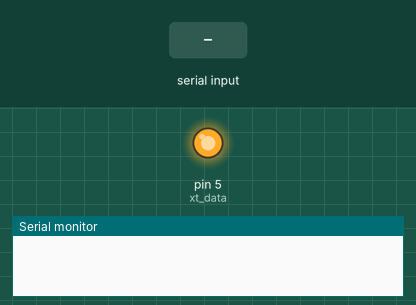
Bench run of a sketch on a simulated Arduino Uno, built with avr-gcc and run on an emulated ATmega328P. On the bench: output pins drawn as LEDs (lit = HIGH), the last lines printed to the serial monitor. The test bench sets the inputs (shaded band). Pins used as bus, display or sensor lines are not drawn.

Above: at 1.2 s.
1.3 s: "1\n" received over Serial
At 2.1 s:
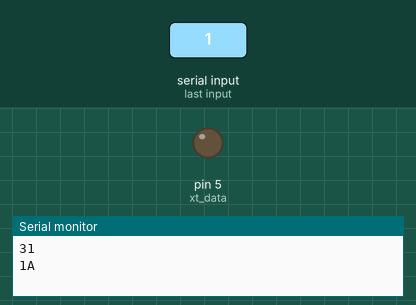
2.8 s: byte 127 (0x7F) received over Serial
4.3 s: "0\n" received over Serial
Timing chart, 0 to 7.3 s (numbered marks = the images above; inputs shaded):
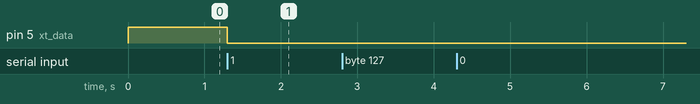

The sketch:

dim-keyboard-com-pcxt-ps2.ino
```cpp
#define xt_clk 2
#define xt_data 5

#define GROUP1_CNT 85
#define BREAK_GRP1 0xF0
#define MAKE_GRP2 0xE0
#define DEBUG

bool shift_pressed = false;

byte got_data = 0;
unsigned char value = 0;

struct ps2_struct_group {
  unsigned char character;
  unsigned char make;
  unsigned is_char;
  unsigned char xt_make;
  bool shifted;
};

typedef struct ps2_struct_group ps2_group1_type;
typedef struct ps2_struct_group ps2_group2_type;

// Add shift modifier make/break codes
#define SHIFT_MAKE 0x12
#define SHIFT_BREAK 0xF0

ps2_group1_type ps2_group1[] = {
  // Lowercase letters
  {'a', 0x1C, 1, 0x1E, false}, {'b', 0x32, 1, 0x30, false}, {'c', 0x21, 1, 0x2E, false},
  {'d', 0x23, 1, 0x20, false}, {'e', 0x24, 1, 0x12, false}, {'f', 0x2B, 1, 0x21, false},
  {'g', 0x34, 1, 0x22, false}, {'h', 0x33, 1, 0x23, false}, {'i', 0x43, 1, 0x17, false},
  {'j', 0x3B, 1, 0x24, false}, {'k', 0x42, 1, 0x25, false}, {'l', 0x4B, 1, 0x26, false},
  {'m', 0x3A, 1, 0x32, false}, {'n', 0x31, 1, 0x31, false}, {'o', 0x44, 1, 0x18, false},
  {'p', 0x4D, 1, 0x19, false}, {'q', 0x15, 1, 0x10, false}, {'r', 0x2D, 1, 0x13, false},
  {'s', 0x1B, 1, 0x1F, false}, {'t', 0x2C, 1, 0x14, false}, {'u', 0x3C, 1, 0x16, false},
  {'v', 0x2A, 1, 0x2F, false}, {'w', 0x1D, 1, 0x11, false}, {'x', 0x22, 1, 0x2D, false},
  {'y', 0x35, 1, 0x15, false}, {'z', 0x1A, 1, 0x2C, false},

  // Numbers (lowercase version)
  {'0', 0x45, 1, 0x0B, false}, {'1', 0x16, 1, 0x02, false}, {'2', 0x1E, 1, 0x03, false},
  {'3', 0x26, 1, 0x04, false}, {'4', 0x25, 1, 0x05, false}, {'5', 0x2E, 1, 0x06, false},
  {'6', 0x36, 1, 0x07, false}, {'7', 0x3D, 1, 0x08, false}, {'8', 0x3E, 1, 0x09, false},
  {'9', 0x46, 1, 0x0A, false},

  // Symbols requiring shift (uppercase version of the numbers)
  {'!', 0x16, 1, 0x02, true}, {'@', 0x1E, 1, 0x03, true}, {'#', 0x26, 1, 0x04, true},
  {'$', 0x25, 1, 0x05, true}, {'%', 0x2E, 1, 0x06, true}, {'^', 0x36, 1, 0x07, true},
  {'&', 0x3D, 1, 0x08, true}, {'*', 0x3E, 1, 0x09, true}, {'(', 0x46, 1, 0x0A, true},
  {')', 0x45, 1, 0x0B, true},

  // Punctuation and symbols
  {'-', 0x4E, 1, 0x0C, false}, {'_', 0x4E, 1, 0x0C, true},  // Dash and underscore
  {'=', 0x55, 1, 0x0D, false}, {'+', 0x55, 1, 0x0D, true},  // Equal and plus
  {'[', 0x54, 1, 0x1A, false}, {'{', 0x54, 1, 0x1A, true},  // Left bracket and left brace
  {']', 0x5B, 1, 0x1B, false}, {'}', 0x5B, 1, 0x1B, true},  // Right bracket and right brace
  {'\\', 0x5D, 1, 0x2B, false}, {'|', 0x5D, 1, 0x2B, true}, // Backslash and pipe
  {';', 0x4C, 1, 0x27, false}, {':', 0x4C, 1, 0x27, true},  // Semicolon and colon
  {'\'', 0x52, 1, 0x28, false}, {'"', 0x52, 1, 0x28, true},  // Single and double quote
  {',', 0x41, 1, 0x33, false}, {'<', 0x41, 1, 0x33, true},  // Comma and less than
  {'.', 0x49, 1, 0x34, false}, {'>', 0x49, 1, 0x34, true},  // Period and greater than
  {'/', 0x4A, 1, 0x35, false}, {'?', 0x4A, 1, 0x35, true},  // Slash and question mark

  // Control characters
  {'\b', 0x66, 0, 0x0E, false},  // Backspace
  {' ', 0x29, 1, 0x39, false},   // Space
  {'\t', 0x0D, 0, 0x0F, false},  // Tab
  {'\r', 0x5A, 1, 0x1C, false},  // Enter (Carriage return)

  // Function keys F1-F12
  {' ', 0x05, 0, 0x3B, false},  // F1
  {' ', 0x06, 0, 0x3C, false},  // F2
  {' ', 0x04, 0, 0x3D, false},  // F3
  {' ', 0x0C, 0, 0x3E, false},  // F4
  {' ', 0x03, 0, 0x3F, false},  // F5
  {' ', 0x0B, 0, 0x40, false},  // F6
  {' ', 0x83, 0, 0x41, false},  // F7
  {' ', 0x0A, 0, 0x42, false},  // F8
  {' ', 0x01, 0, 0x43, false},  // F9
  {' ', 0x09, 0, 0x44, false},  // F10
  {' ', 0x78, 0, 0x57, false},  // F11
  {' ', 0x07, 0, 0x58, false},  // F12

  // Additional keys (NumPad, etc.)
  {'*', 0x7C, 1, 0x37, false},  // NumPad *
  {'-', 0x7B, 1, 0x4A, false},  // NumPad -
  {'+', 0x79, 1, 0x4E, false},  // NumPad +
  {'.', 0x71, 1, 0x53, false},  // NumPad .
  {'0', 0x70, 1, 0x52, false},  // NumPad 0
  {'1', 0x69, 1, 0x4F, false},  // NumPad 1
  {'2', 0x72, 1, 0x50, false},  // NumPad 2
  {'3', 0x7A, 1, 0x51, false},  // NumPad 3
  {'4', 0x6B, 1, 0x4B, false},  // NumPad 4
  {'5', 0x73, 1, 0x4C, false},  // NumPad 5
  {'6', 0x74, 1, 0x4D, false},  // NumPad 6
  {'7', 0x6C, 1, 0x47, false},  // NumPad 7
  {'8', 0x75, 1, 0x48, false},  // NumPad 8
  {'9', 0x7D, 1, 0x49, false},  // NumPad 9
};

void setup() {
#ifdef DEBUG
  Serial.begin(9600);
#endif
  pinMode(xt_clk, OUTPUT);
  pinMode(xt_data, OUTPUT);
  digitalWrite(xt_clk, HIGH);
  digitalWrite(xt_data, HIGH);

  Serial.begin(9600);  // Change baud rate if needed
}

unsigned char _read_serial() {
  if (Serial.available() > 0) {
    unsigned char code = Serial.read();
    if (code == 0x7F) return '\b';  // Map 0x7F to Backspace
    return code;
  }
  return 0;
}

void _write(unsigned char value) {
  while (digitalRead(xt_clk) != HIGH);
  unsigned char bits[8];
  byte p = 0, j = 0;

  for (j = 0; j < 8; j++) {
    bits[j] = (value & 1) ? 1 : 0;
    value = value >> 1;
  }

  digitalWrite(xt_clk, LOW);
  digitalWrite(xt_data, HIGH);
  delayMicroseconds(120);
  digitalWrite(xt_clk, HIGH);
  delayMicroseconds(66);
  digitalWrite(xt_clk, LOW);
  delayMicroseconds(30);
  digitalWrite(xt_clk, HIGH);

  for (p = 0; p < 8; p++) {
    digitalWrite(xt_clk, HIGH);
    digitalWrite(xt_data, bits[p]);
    delayMicroseconds(95);
    digitalWrite(xt_clk, LOW);
    digitalWrite(xt_data, LOW);
  }
  digitalWrite(xt_clk, HIGH);
  digitalWrite(xt_data, LOW);
  delay(1);
}

void _write_shifted(unsigned char xt_make_code) {
  // Write shift make code
  _write(SHIFT_MAKE);
  // Write the XT make code
  _write(xt_make_code);
  // Write shift break code
  _write(SHIFT_BREAK);
}

void loop() {
  unsigned char code = _read_serial();

#ifdef DEBUG
  if (code != 0) Serial.println(code, HEX);
#endif

  if (code != 0) {
    unsigned char i = 0;
    while (i < GROUP1_CNT) {
      if (ps2_group1[i].character == code) {
        // Check if this character requires shifting
        if (ps2_group1[i].shifted) {
          // Send PCXT left shift make code
          _write(0x2A);  // Left Shift make code for PCXT
        }

        // Send the actual character's XT make code
#ifdef DEBUG
        Serial.write(ps2_group1[i].character);
#endif
        _write(ps2_group1[i].xt_make);

        // If shifted, unshift by sending the shift break code
        if (ps2_group1[i].shifted) {
          // Send PCXT left shift break code
          _write(0xAA);  // Left Shift break code for PCXT
        }

        break;
      }
      i++;
    }
  }

  if (digitalRead(xt_clk) == LOW) {
    delay(10);
    _write(0xAA); // Power-on self-test success code
  }
}
```

Measured:
- after the input at 1.3 s, pin 5 (xt_data): HIGH → LOW at once
